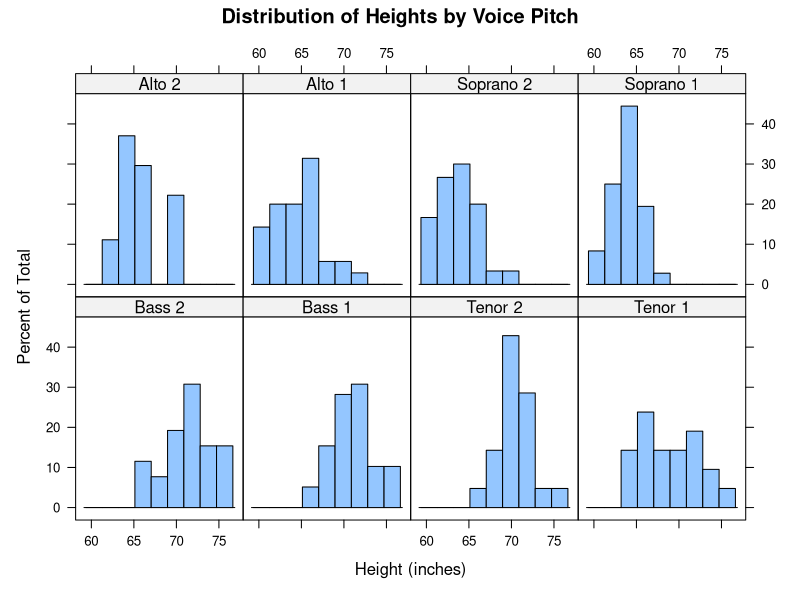
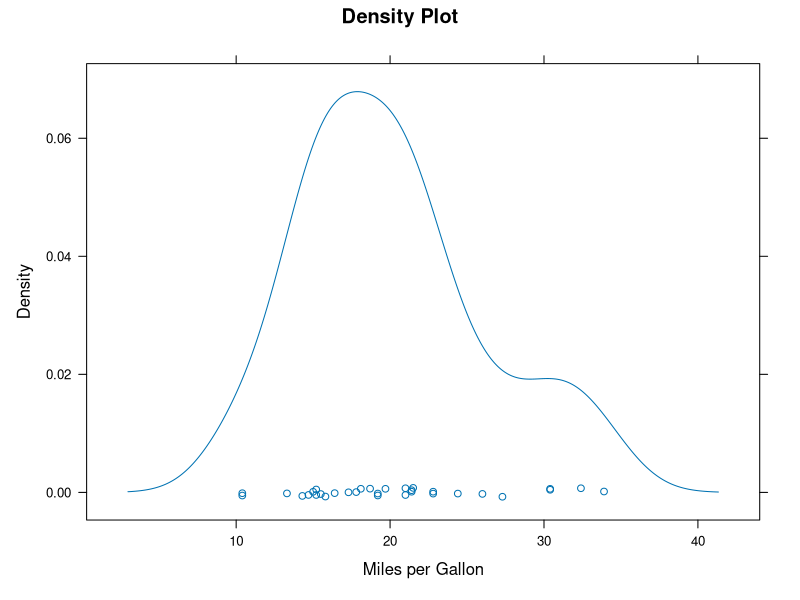
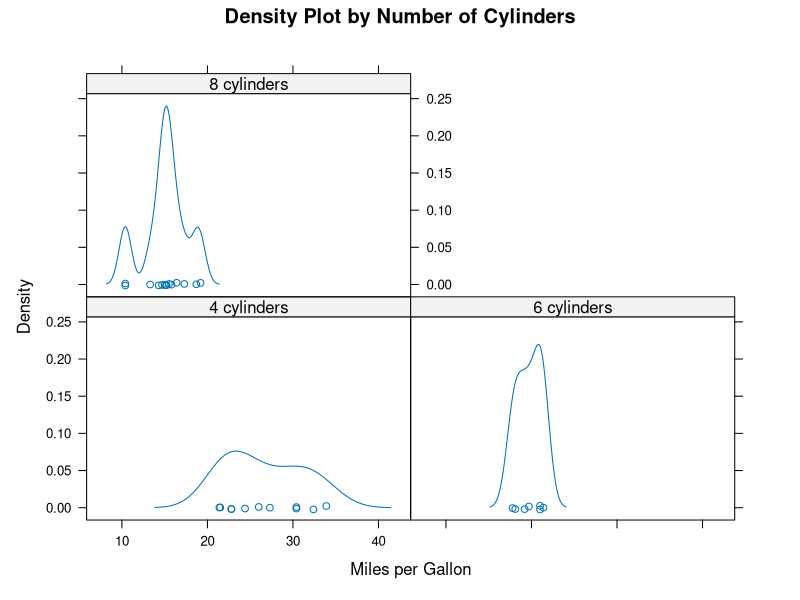
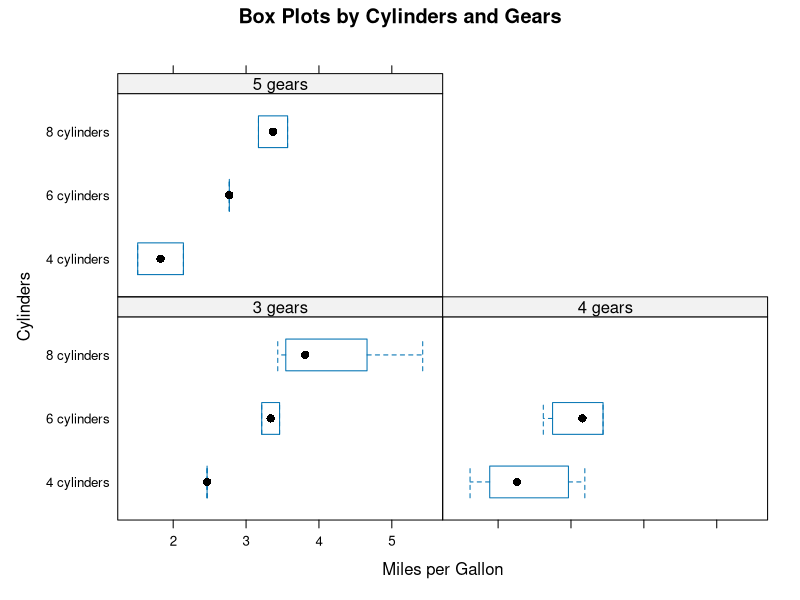
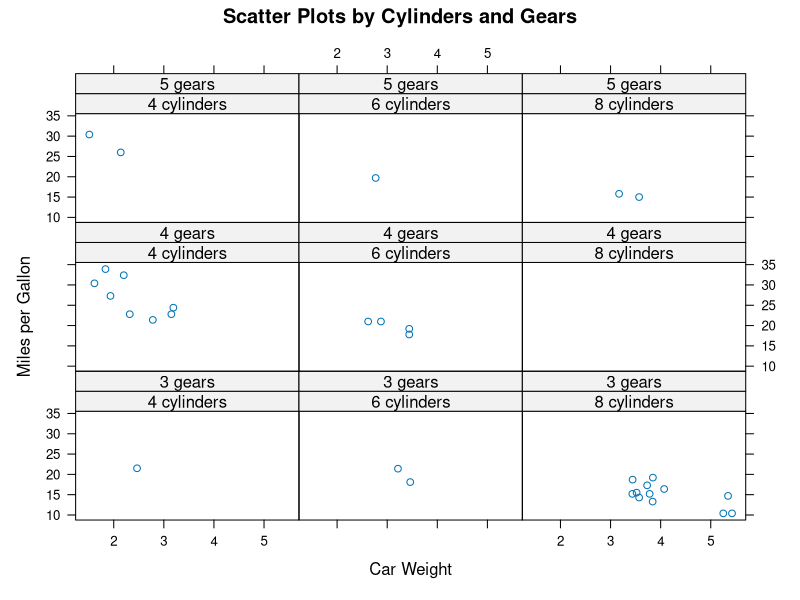
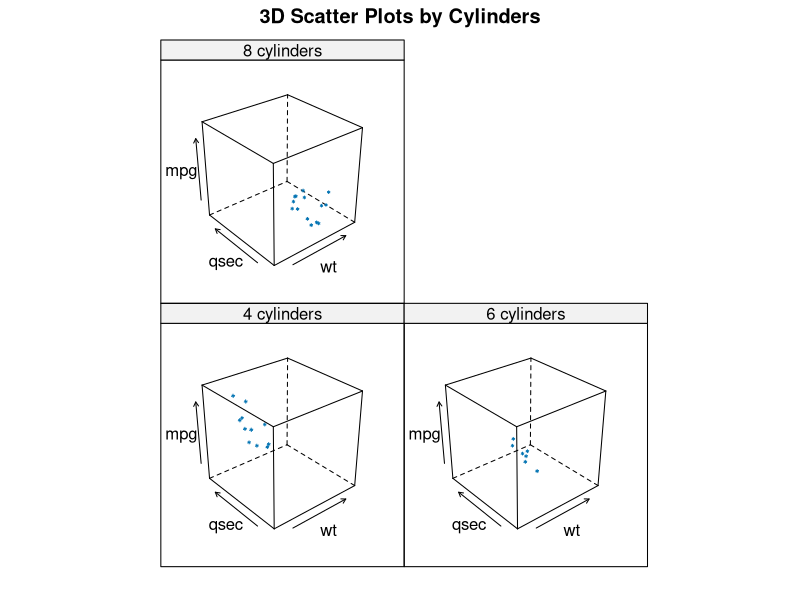
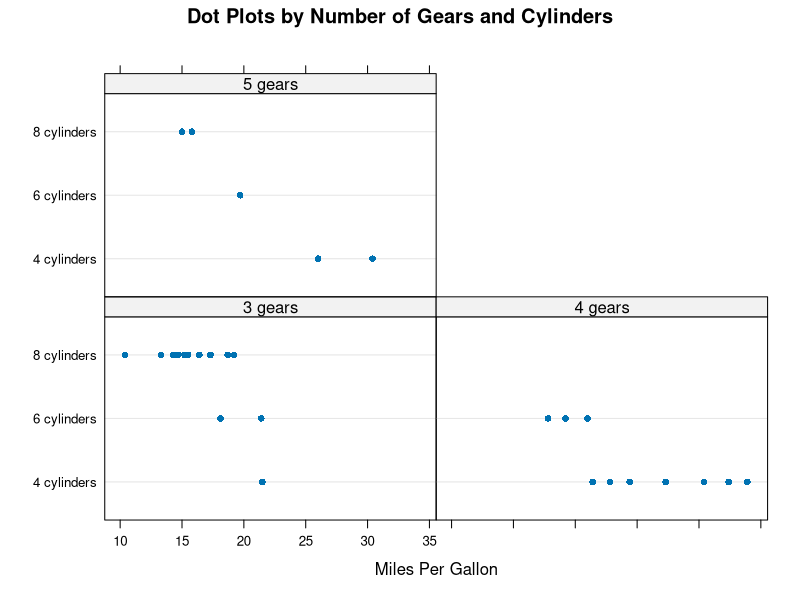
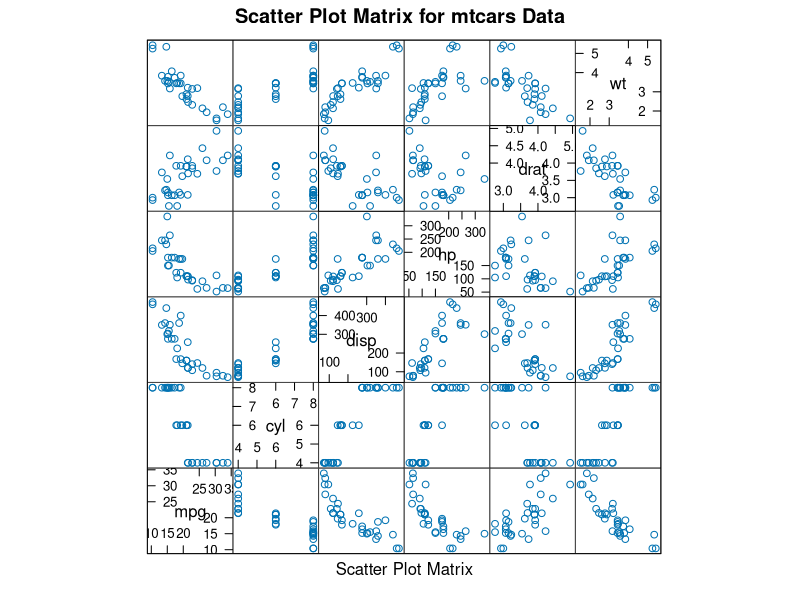

Source code (R) for these figures, in order:
## ---- chunk 1
knitr::opts_chunk$set(collapse = TRUE, dev = "png")
#Sys.setlocale('LC_ALL','C') # Embed this directly in the Rmarkdown script that contains the Chinese character comment
options(digits=3)
options(max.print=200)
## ---- chunk 2
library(lattice)

histogram(~height | voice.part, data = singer, main = "Distribution of Heights by Voice Pitch",
          xlab = "Height (inches)")
## ---- chunk 3
library(lattice)
attach(mtcars)

gear <- factor(gear, levels = c(3, 4, 5), 
               labels = c("3 gears", "4 gears", "5 gears"))
cyl <- factor(cyl, levels = c(4, 6, 8), 
              labels = c("4 cylinders", "6 cylinders", "8 cylinders"))

# 开始画图

densityplot(~mpg, main = "Density Plot", 
            xlab = "Miles per Gallon")

densityplot(~mpg | cyl,
            main = "Density Plot by Number of Cylinders",
            xlab = "Miles per Gallon")

bwplot(cyl ~ wt | gear,
       main = "Box Plots by Cylinders and Gears",
       xlab = "Miles per Gallon",
       ylab = "Cylinders")

xyplot(mpg ~ wt | cyl * gear, 
       main = "Scatter Plots by Cylinders and Gears",
       xlab = "Car Weight", ylab = "Miles per Gallon")

cloud(mpg ~ wt * qsec | cyl,
      main = "3D Scatter Plots by Cylinders")

dotplot(cyl ~ mpg | gear,
        main = "Dot Plots by Number of Gears and Cylinders",
        xlab = "Miles Per Gallon")
splom(mtcars[c(1:6)],
      main = "Scatter Plot Matrix for mtcars Data")
detach(mtcars)
## ---- chunk 4
library(lattice)
mygraph <- densityplot(~height|voice.part, data=singer)
## ---- chunk 5
plot(mygraph)

update(mygraph, col="red", pch=16, cex=.8, jitter=.05, lwd=2)
## ---- chunk 6
displacement <- equal.count(mtcars$disp, number=3, overlap=0)

## ---- chunk 7
xyplot(mpg ~ wt|displacement, data = mtcars,
       main = "Miles per Gallon vs. Weight by Engine Displacement",
       xlab = "Weight", ylab = "Miles per Gallon",
       layout = c(3, 1), aspect = 1.5)
## ---- chunk 8
library(lattice)

displacement <- equal.count(mtcars$disp, number=3, overlap=0)

mypanel <- function(x, y){
    panel.xyplot(x, y, pch=19)
    panel.rug(x,y)
    panel.grid(h=-1, v=-1) # 添加水平和垂直的网格线
    panel.lmline(x, y, col="red", lwd=1, lty=2) # 添加回归曲线
}


xyplot(mpg ~ wt|displacement, data=mtcars,
       layout=c(3,1),
       aspect=1.5,
       main = "Miles per Gallon vs. Weight by Engine Displacement",
       xlab = "Weight",
       ylab = "Miles per Gallon",
       panel = mypanel)
## ---- chunk 9
library(lattice)

mtcars$transmission <- factor(mtcars$am, levels=c(0,1), labels=c("Automatic", "Manual"))

panel.smoother <- function(x, y){
    panel.grid(h=-1, v=-1)
    panel.xyplot(x, y)
    panel.loess(x, y)
    panel.abline(h = mean(y), lwd = 2, lty = 2, col = "darkgreen")
}

xyplot(mpg~disp|transmission,data=mtcars,
       scales=list(cex=.8, col="red"),
       panel = panel.smoother,
       xlab = "Displacement", ylab = "Miles per Gallon",
       main = "MPG vs Displacement by Transmission Type",
       sub = "Dotted lines are Groups Means", aspect = 1)
## ---- chunk 10
densityplot(~mpg, data=mtcars,
            group=transmission,
            main="MPG Distribution by Transmission Type",
            xlab = "Miles per Gallon",
            auto.key = TRUE)
## ---- chunk 11
colors <- c("red", "blue")
lines <- c(1,2)
points <- c(16, 17)

key.trans <- list(title="Transmission",
                  space="bottom", columns=2,
                  text=list(levels(mtcars$transmission)),
                  points=list(pch=points, col=colors),
                  lines=list(col=colors, lty=lines),
                  cex.title=1, cex=.9)

densityplot(~mpg, data=mtcars,
            group=transmission,
            main="MPG Distribution by Transmission Type",
            xlab = "Miles per Gallon",
            pch=points, lty=lines, col=colors,
            lwd=2, jitter=.005,
            key=key.trans)
## ---- chunk 12
library(lattice)
colors <- "darkgreen"
symbols <- c(1:12)
linetypes <- c(1:3)

key.species <- list(title="Plant",
                    space = "right",
                    text = list(levels(CO2$Plant)),
                    points = list(pch=symbols, col=colors))

xyplot(uptake~conc|Type*Treatment, data=CO2,
       group=Plant,
       type="o",
       pch=symbols, col=colors, lty=linetypes,
       main = "Carbon Dioxide Uptake\nin Grass Plants",
       ylab = "Uptake",
       xlab = "Concentration",
       sub = "Grass Species: Echinochloa crus-galli",
       key = key.species)
## ---- chunk 13
show.settings()
## ---- chunk 14
mysettings <- trellis.par.get()
## ---- chunk 15
names(mysettings)
## ---- chunk 16
mysettings$superpose.symbol$pch <- c(1:10)
trellis.par.set(mysettings)
## ---- chunk 17
show.settings()
## ---- chunk 18
library(lattice)
histogram(~height | voice.part, data = singer,
          strip = strip.custom(bg="lightgrey",
                               par.strip.text = list(color="black", cex=.8, font=3)),
          main = "Distribution of Heights by Voice Pitch",
          xlab = "Height (inches)")
## ---- chunk 19
library(lattice)

graph1 <- histogram(~height | voice.part, data = singer,
                    main = "Height of Choral Singers by Voice Part")
graph2 <- bwplot(height~voice.part, data = singer)
plot(graph1, split = c(1, 1, 1, 2))
plot(graph2, split = c(1, 2, 1, 2), newpage = FALSE)
## ---- chunk 20
plot(graph1, position = c(0, .3, 1, 1))
plot(graph2, position = c(0, 0, 1, .3), newpage = FALSE)
## ---- chunk 21
histogram(~height | voice.part, data = singer,
          index.cond = list(c(2, 4, 6, 8, 1, 3, 5, 7)))
